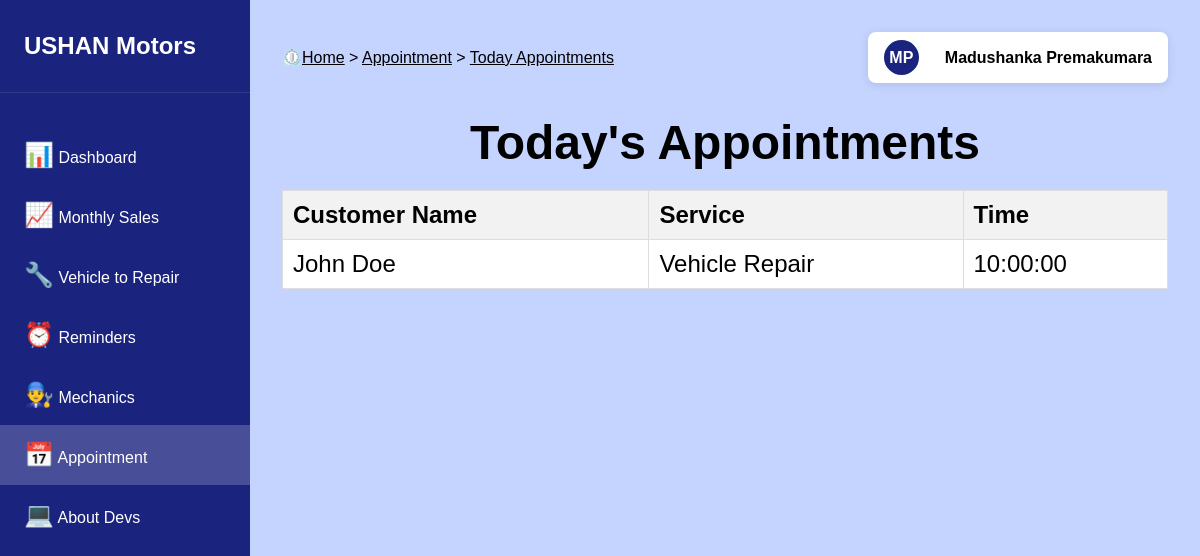
Page /Staff_Interface/appointmentsToday.php (signed in) on the committed database.
### tables this page shows
CREATE TABLE `employees` (
  `id` bigint(20) NOT NULL,
  `employee_id` varchar(20) NOT NULL,
  `role_id` varchar(20) NOT NULL,
  `emp_first_name` varchar(50) NOT NULL,
  `emp_last_name` varchar(50) NOT NULL,
  `basic_salary` decimal(10,0) NOT NULL
);

CREATE TABLE `appointments` (
  `id` bigint(20) NOT NULL,
  `appointment_id` varchar(20) NOT NULL,
  `cust_name` varchar(50) NOT NULL,
  `service_id` varchar(20) NOT NULL,
  `time_stamp` datetime DEFAULT NULL
);

CREATE TABLE `garage_services` (
  `id` bigint(20) NOT NULL,
  `service_id` varchar(20) NOT NULL,
  `service_name` varchar(100) NOT NULL
);

### Staff_Interface/appointmentsToday.php (the view, shortened to what this page needs)
<?php
include('main/sessionChecker.php');
$custName = "";
$srv = "";
$time = "";
?>
<!DOCTYPE html>
<html>
<head>
	<link rel="stylesheet" type="text/css" href="styles/mainStyle.css?v=<?php echo time(); ?>">
</head>
<body>
	<aside class="sidebar">
        <div class="sidebar-logo">USHAN Motors</div>
        <ul class="sidebar-menu">
            <li class="menu-item">
            	<a href="dashboard.php">
                	<span class="icon">📊</span>
                	<span class="menu-text">Dashboard</span>
            	</a>
        	</li>
            <li class="menu-item">
                <a href="sales.php">
                	<span class="icon">📈</span>
                	<span class="menu-text">Monthly Sales</span>
                </a>
            </li>
            <li class="menu-item">
                <a href="repairVehicles.php">
                	<span class="icon">🔧</span>
                	<span class="menu-text">Vehicle to Repair</span>
                </a>
            </li>
            <li class="menu-item">
                <a href="reminders.php">
                	<span class="icon">⏰</span>
        	        <span class="menu-text">Reminders</span>
                </a>
            </li>
            <li class="menu-item">
                <a href="mechanics.php">
                	<span class="icon">👨‍🔧</span>
                	<span class="menu-text">Mechanics</span>
                </a>
            </li>
            <li class="menu-item active">
                <a href="appointments.php">
                	<span class="icon">📅</span>
                	<span class="menu-text">Appointment</span>
                </a>
            </li>
            <li class="menu-item">
                <a href="#">
                    <span class="icon">💻</span>
                    <span class="menu-text">About Devs</span>
                </a>
            </li>
        </ul>
    </aside>
    <main class="main-content">
        <div class="top-bar">
            <div class="breadcrumb">
                ⏲️<a href="dashboard.php">Home</a> > <a href="appointments.php">Appointment</a> > <a href="#">Today Appointments</a>
            </div>
            <?php include('profile_icon.php') ?>
        </div>
            <div class="dashboard-grid">
                <div class="appointment-header">
                    <h1>Today's Appointments</h1>
                    <table>
                        <thead>
                            <tr>
                                <th>Customer Name</th>
                                <th>Service</th>
                                <th>Time</th>
                            </tr>
                        </thead>
                        <tbody>
                            <?php
                            $stmt1 = $connect->prepare("SELECT a.`cust_name`, b.`service_name`, TIME(a.`time_stamp`) AS appointment_time FROM appointments a JOIN garage_services b ON a.`service_id`=b.`service_id` WHERE DATE(a.`time_stamp`)=DATE(CURRENT_DATE());");
                            $stmt1->execute();
                            $stmt1->bind_result($custName, $srv, $time);
                            $results = [];
                            while ($stmt1->fetch()) {
                                $results[] = [
                                    'cust_name' => $custName,
                                    'service_name' => $srv,
                                    'appointment_time' => $time
                                ];
                            }
                            $currentResults = array_values($results);
                            if (count($currentResults) === 0) {
                                echo "<tr><td colspan='3' style='text-align: center;'>No appointments scheduled for today</td></tr>";
                            } else {
                                foreach ($currentResults as $result) {
                                    echo "<tr>
                                        <td>".htmlspecialchars($result['cust_name'])."</td>
                                        <td>".htmlspecialchars($result['service_name'])."</td>
                                        <td>".htmlspecialchars($result['appointment_time'])."</td>
                                    </tr>";
                                }
                            }
                            ?>
                        </tbody>
                    </table>
                </div>
            </div>
    </main>
</body>
</html>

### Staff_Interface/profile_icon.php (shortened to what this page needs)
<?php
$empId = $_SESSION['employee_id'];
$firstName = "";
$lastName = "";
$stmt = $connect->prepare("SELECT `emp_first_name`, `emp_last_name` FROM employees WHERE `employee_id`='".$empId."' LIMIT 1;");
$stmt->execute();
$stmt->bind_result($firstName, $lastName);
$results = [];
while ($stmt->fetch()) {
    $results[] = [
        'emp_first_name' => $firstName,
        'emp_last_name' => $lastName
    ];
}
if (empty($results)) {
    $empId = "";
    $firstName = "";
    $lastName = "";
} else {
    foreach ($results as $result) {
        $firstName = $result['emp_first_name'];
        $lastName = $result['emp_last_name'];
        echo "
        <div>
            <a href='#' class='user-profile' onclick='toggleDropdown(event)'>
                <div class='user-avatar'>".$firstName[0].$lastName[0]."</div>
                <div class='user-name'>".$firstName." ".$lastName."</div>
            </a>
            <div class='dropdown-menu' id='dropdownMenu'>
                <a href='settings.php'>Settings</a>
                <a href='logout.php'>Logout</a>
            </div>
        </div>
        ";
    }
}
?>

### Staff_Interface/styles/mainStyle.css (style rules this page uses)
* { margin: 0; padding: 0; box-sizing: border-box; font-family: Arial, sans-serif; }
body { background-color: #c4d4ff; min-height: 100vh; display: flex; flex-direction: column; }
html,body { height: 100%; margin: 0; padding: 0; }
a { text-decoration: none; }
.sidebar { width: 250px; background: #1a237e; padding: 2rem 0; color: white; position: fixed; height: 100%; }
.sidebar-logo { font-size: 1.5rem; font-weight: bold; padding: 0 1.5rem 2rem; border-bottom: 1px solid rgba(255,255,255,0.1); }
.sidebar-menu { list-style: none; margin-top: 2rem; }
.menu-text { color: #fff; }
.menu-item { padding: 1rem 1.5rem; display: flex; align-items: center; gap: 1rem; cursor: pointer; transition: background-color 0.3s ease; }
.menu-item.active { background-color: rgba(255,255,255,0.2); }
.main-content { flex: 1; margin-left: 250px; padding: 2rem; min-height: 100%; }
.top-bar { display: flex; justify-content: space-between; align-items: center; margin-bottom: 2rem; position: relative; }
.breadcrumb { color: #000; }
.breadcrumb a { color: #000; text-decoration: underline; }
.user-profile { display: flex; align-items: center; gap: 1rem; padding: 0.5rem 1rem; background: #fff; border-radius: 8px; box-shadow: 0 2px 10px rgba(0,0,0,0.1); cursor: pointer; }
.user-avatar { width: 35px; height: 35px; background: #1a237e; border-radius: 50%; display: flex; align-items: center; justify-content: center; color: white; font-weight: bold; align-items: center; margin-right: 10px; }
.user-name { color: #000; font-weight: 700; }
.dashboard-grid { display: grid; grid-template-columns: repeat(auto-fit, minmax(300px, 1fr)); gap: 2rem; }
.icon { font-size: 1.5rem; color: #1a237e; }

### Staff_Interface/appointmentsToday.php (style rules this page uses)
table { width: 100%; border-collapse: collapse; margin-top: 20px; background-color: white; }
table, th, td { border: 1px solid #ddd; }
th, td { padding: 10px; text-align: left; }
th { background-color:rgba(242, 242, 242, 0.96); }
.appointment-header { text-align: center; font-size: 24px; margin-bottom: 20px; color: black; }

### rows in the picture
employees: emp_first_name "M", emp_last_name "P", emp_first_name "Madushanka", emp_last_name "Premakumara"
appointments: cust_name "John Doe", garage_services.service_name "Vehicle Repair", appointment_time "10:00:00"
